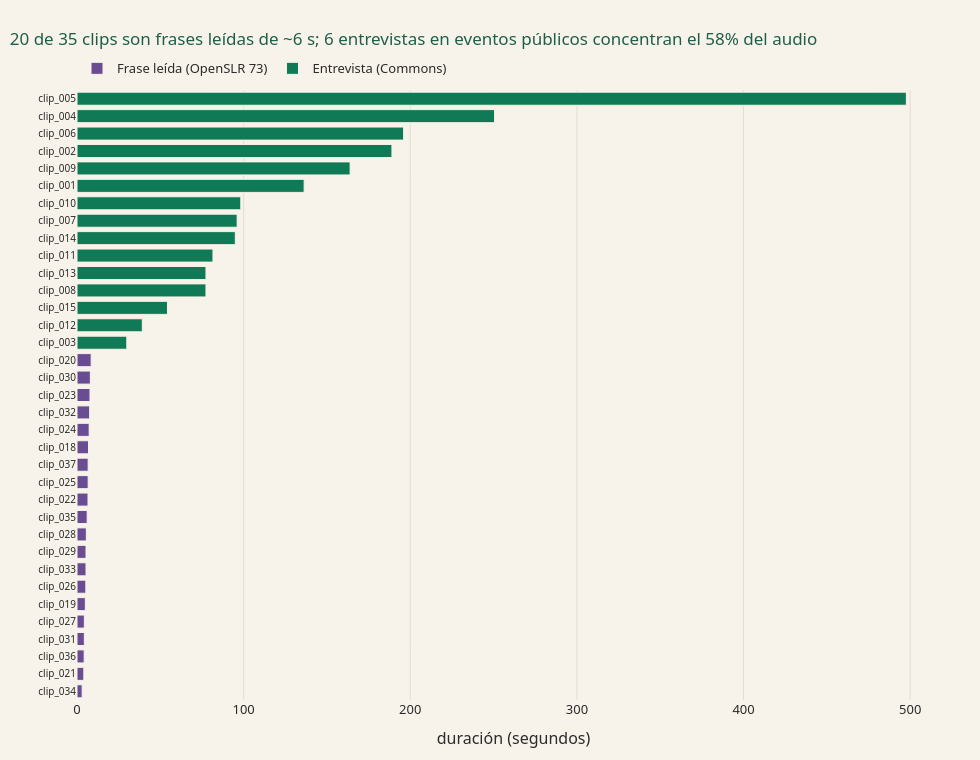

The code cell stored with this chart in its notebook:
### Code cell
# Gráfico 2: duración por clip, coloreada por fuente
dur = es.sort_values("duracion_seg", ascending=True).copy()
dur["fuente"] = dur["origen"].map({"Wikimedia Commons": "Entrevista (Commons)", "OpenSLR 73": "Frase leída (OpenSLR 73)"})
fig = px.bar(dur, x="duracion_seg", y="id", color="fuente", orientation="h",
             color_discrete_map={"Entrevista (Commons)": VERDE, "Frase leída (OpenSLR 73)": MORADO},
             hover_data={"condicion": True, "duracion_seg": ":.1f", "id": False},
             labels={"duracion_seg": "duración (segundos)", "id": "", "condicion": "condición"},
             title=TITULO_2)
fig.update_traces(marker_line_color=CREMA, marker_line_width=1)
fig.update_layout(legend=dict(title=None, orientation="h", y=1.06, x=0), bargap=0.25)
fig.update_yaxes(tickfont=dict(size=10))
mostrar(fig, "g2_duracion_por_clip", alto=760)

### Figure 1 — Plotly figure (JSON) as saved in the notebook; plotly's stock layout.template omitted (floating-point values rounded to 4 significant figures)
{"data": [{"customdata": [["leido_estudio"], ["leido_estudio"], ["leido_estudio"], ["leido_estudio"], ["leido_estudio"], ["leido_estudio"], ["leido_estudio"], ["leido_estudio"], ["leido_estudio"], ["leido_estudio"], ["leido_estudio"], ["leido_estudio"], ["leido_estudio"], ["leido_estudio"], ["leido_estudio"], ["leido_estudio"], ["leido_estudio"], ["leido_estudio"], ["leido_estudio"], ["leido_estudio"]], "hovertemplate": "fuente=Frase leída (OpenSLR 73)<br>duración (segundos)=%{x:.1f}<br>condición=%{customdata[0]}<extra></extra>", "legendgroup": "Frase leída (OpenSLR 73)", "marker": {"color": "#6A4C93", "line": {"color": "#F7F3EA", "width": 1}, "pattern": {"shape": ""}}, "name": "Frase leída (OpenSLR 73)", "orientation": "h", "showlegend": true, "textposition": "auto", "type": "bar", "x": [3.1, 4.1, 4.3, 4.4, 4.4, 5.0, 5.3, 5.4, 5.4, 5.6, 6.1, 6.6, 6.7, 6.7, 6.9, 7.3, 7.6, 7.8, 8.0, 8.5], "xaxis": "x", "y": ["clip_034", "clip_021", "clip_036", "clip_031", "clip_027", "clip_019", "clip_026", "clip_033", "clip_029", "clip_028", "clip_035", "clip_022", "clip_025", "clip_037", "clip_018", "clip_024", "clip_032", "clip_023", "clip_030", "clip_020"], "yaxis": "y"}, {"customdata": [["calle"], ["fiesta_patronal"], ["marcha"], ["evento_publico"], ["marcha"], ["fiesta_patronal"], ["marcha"], ["evento_publico"], ["fiesta_patronal"], ["calle"], ["evento_publico"], ["calle"], ["evento_publico"], ["evento_publico"], ["evento_publico"]], "hovertemplate": "fuente=Entrevista (Commons)<br>duración (segundos)=%{x:.1f}<br>condición=%{customdata[0]}<extra></extra>", "legendgroup": "Entrevista (Commons)", "marker": {"color": "#0F7A55", "line": {"color": "#F7F3EA", "width": 1}, "pattern": {"shape": ""}}, "name": "Entrevista (Commons)", "orientation": "h", "showlegend": true, "textposition": "auto", "type": "bar", "x": [29.9, 39.2, 54.3, 77.4, 77.4, 81.6, 95.0, 96.1, 98.3, 136.3, 163.9, 189.0, 196.0, 250.6, 497.7], "xaxis": "x", "y": ["clip_003", "clip_012", "clip_015", "clip_008", "clip_013", "clip_011", "clip_014", "clip_007", "clip_010", "clip_001", "clip_009", "clip_002", "clip_006", "clip_004", "clip_005"], "yaxis": "y"}], "layout": {"bargap": 0.25, "barmode": "relative", "height": 760, "legend": {"orientation": "h", "title": {}, "tracegroupgap": 0, "x": 0, "y": 1.06}, "title": {"text": "20 de 35 clips son frases leídas de ~6 s; 6 entrevistas en eventos públicos concentran el 58% del audio"}, "width": 980, "xaxis": {"anchor": "y", "domain": [0.0, 1.0], "title": {"text": "duración (segundos)"}}, "yaxis": {"anchor": "x", "domain": [0.0, 1.0], "tickfont": {"size": 10}, "title": {"text": ""}}}}
